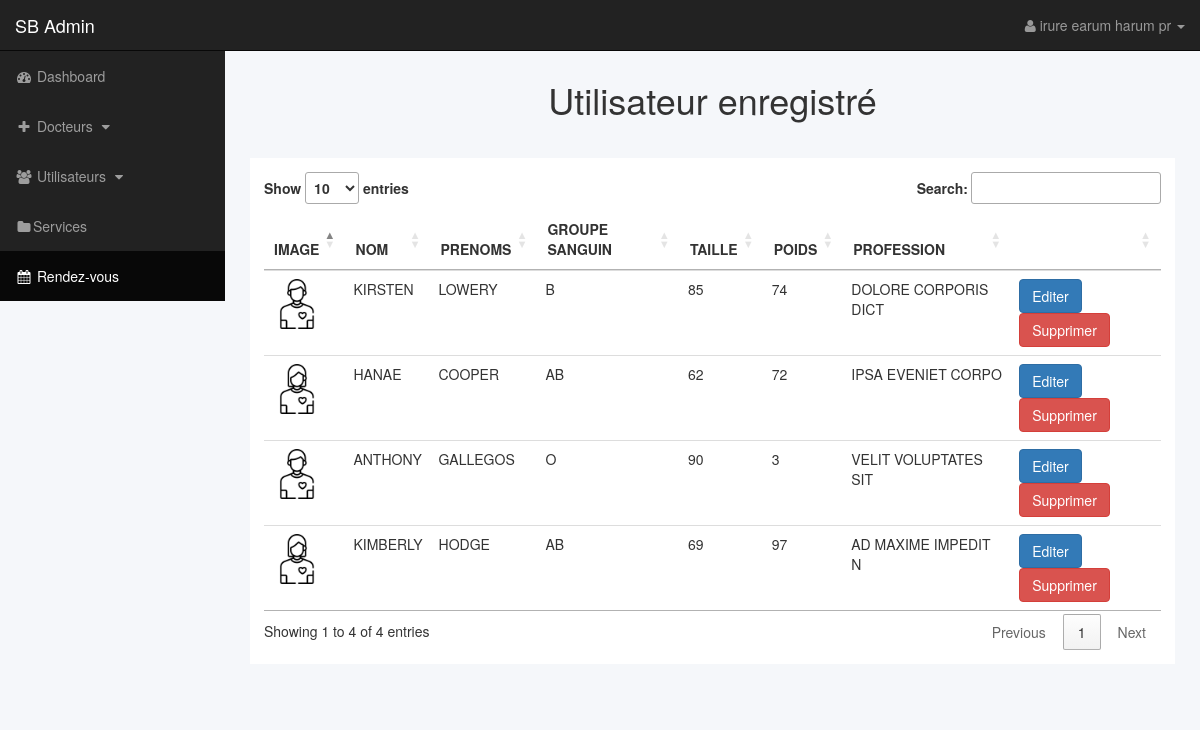
Page /admin/users.php (signed in) on the committed database.
### tables this page shows
CREATE TABLE `users` (
  `id` int(11) NOT NULL,
  `first_name` varchar(100) NOT NULL,
  `last_name` varchar(255) NOT NULL,
  `birth` date NOT NULL,
  `contact` varchar(30) NOT NULL,
  `emergency_contact` varchar(30) NOT NULL,
  `email` varchar(255) DEFAULT NULL,
  `sexe` enum('Homme','Femme','Autre') NOT NULL,
  `weight` int(11) NOT NULL,
  `height` int(11) NOT NULL,
  `blood` enum('A','B','AB','O') NOT NULL,
  `allergy` text NOT NULL,
  `medical_background` text NOT NULL,
  `children` int(11) NOT NULL,
  `marital_status` enum('Célibataire','Mariée','Veuve','Divorcée') NOT NULL,
  `profession` varchar(255) NOT NULL,
  `pseudo` varchar(100) NOT NULL,
  `password` varchar(255) NOT NULL,
  `picture` text DEFAULT NULL
);

### includes/functions.php (called while the page is built, shortened)
<?php
function getAllUser()
{
    global $db;
    $data = [];
    $sql = "SELECT * FROM users";
    $results = $db->query($sql);
    if ($results->num_rows > 0) {
        while ($row = $results->fetch_assoc()) {
            $data[] = $row;
        }
    }
    return $data;
}

### admin/includes/view_all_users.php (the view)
<h1 class="text-center">Utilisateur enregistré</h1>
<div class="row">
    <div class="col-lg-12 col-xl-11">
        <div class="card px-2 box-shadow " style="margin:2em auto;padding:1em; background-color:white;overflow:auto;">
            <div class="card-body">
                <table class="table bordered hover" id="tables" width="100%" cellspacing="0">
                    <thead>
                        <tr class="text-uppercase">
                            <th>Image</th>
                            <th>Nom</th>
                            <th>Prenoms</th>
                            <th>Groupe Sanguin</th>
                            <th>Taille</th>
                            <th>Poids</th>
                            <th>Profession</th>
                            <th></th>
                        </tr>
                    </thead>
                    <tbody>
                        <?php
                        $users = getAllUser();
                        if ($users) {
                            foreach ($users as $user) {
                        ?>
                                <tr>
                                    <td><a href="?p_id=<?php echo $user['id'] ?>"><img src="./../profiles/<?php echo $user['picture'] ?? "" ?>" alt="<?php echo $user['first_name'] . "_" . $user['last_name'] ?>" style="width:50px" /></a></td>
                                    <td class="text-uppercase"><?= $user['first_name'] ?></td>
                                    <td class="text-uppercase"><?= $user['last_name'] ?></td>
                                    <td><?= $user['blood'] ?></td>
                                    <td><?= $user['height'] ?></td>
                                    <td><?= $user['weight'] ?></td>
                                    <td class="text-uppercase"><?= $user['profession'] ?></td>
                                    <td><a href="?edit=<?php echo $user['id'] ?>" class="btn btn-primary p-md-1 mb-0">Editer</a>
                                    <a href="?delete=<?php echo $user['id']?>" class="btn btn-danger">Supprimer</a></td>
                                </tr>
                            <?php } ?>
                        <?php } else { ?>
                            <p class="h4 text-muted">Aucun utilisateur</p>
                        <?php } ?>
                    </tbody>
                </table>
            </div>
        </div>
    </div>
</div>

### css/sb-admin.css (style rules this page uses)
body { margin-top: 100px; background-color: #222; }
@media (min-width:768px) { body { margin-top: 50px; } }

### admin/includes/header.php (style rules this page uses)
body { background-color: #f5f7fa; }

### rows in the picture
users: picture (picture), first_name "KIRSTEN", last_name "LOWERY", blood "B", height "85", weight "74", profession "DOLORE CORPORIS DICT"
users: picture (picture), first_name "HANAE", last_name "COOPER", blood "AB", height "62", weight "72", profession "IPSA EVENIET CORPO"
users: picture (picture), first_name "ANTHONY", last_name "GALLEGOS", blood "O", height "90", weight "3", profession "VELIT VOLUPTATES SIT"
users: picture (picture), first_name "KIMBERLY", last_name "HODGE", blood "AB", height "69", weight "97", profession "AD MAXIME IMPEDIT N"

### other values in the picture
$_SESSION['hp_admin_pseudo'] "irure earum harum pr"
